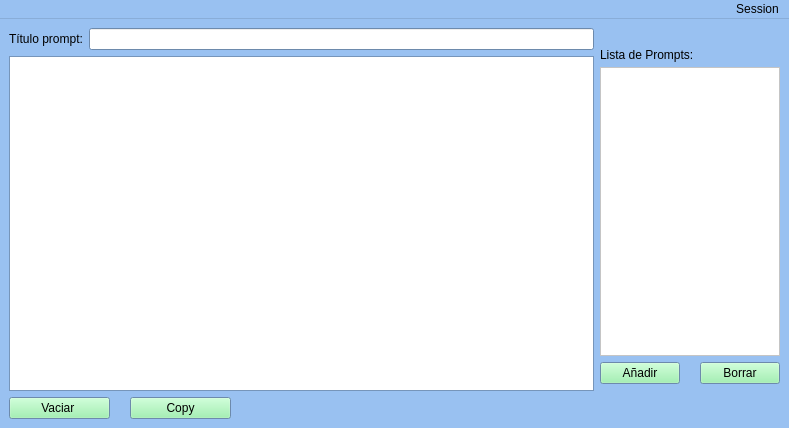
<?xml version="1.0" encoding="UTF-8"?>
<ui version="4.0">
 <class>vista_main</class>
 <widget class="QMainWindow" name="vista_main">
  <property name="geometry">
   <rect>
    <x>0</x>
    <y>0</y>
    <width>789</width>
    <height>428</height>
   </rect>
  </property>
  <property name="palette">
   <palette>
    <active>
     <colorrole role="Button">
      <brush brushstyle="SolidPattern">
       <color alpha="255">
        <red>143</red>
        <green>240</green>
        <blue>164</blue>
       </color>
      </brush>
     </colorrole>
     <colorrole role="Base">
      <brush brushstyle="SolidPattern">
       <color alpha="255">
        <red>255</red>
        <green>255</green>
        <blue>255</blue>
       </color>
      </brush>
     </colorrole>
     <colorrole role="Window">
      <brush brushstyle="SolidPattern">
       <color alpha="255">
        <red>153</red>
        <green>193</green>
        <blue>241</blue>
       </color>
      </brush>
     </colorrole>
    </active>
    <inactive>
     <colorrole role="Button">
      <brush brushstyle="SolidPattern">
       <color alpha="255">
        <red>143</red>
        <green>240</green>
        <blue>164</blue>
       </color>
      </brush>
     </colorrole>
     <colorrole role="Base">
      <brush brushstyle="SolidPattern">
       <color alpha="255">
        <red>255</red>
        <green>255</green>
        <blue>255</blue>
       </color>
      </brush>
     </colorrole>
     <colorrole role="Window">
      <brush brushstyle="SolidPattern">
       <color alpha="255">
        <red>153</red>
        <green>193</green>
        <blue>241</blue>
       </color>
      </brush>
     </colorrole>
    </inactive>
    <disabled>
     <colorrole role="Button">
      <brush brushstyle="SolidPattern">
       <color alpha="255">
        <red>143</red>
        <green>240</green>
        <blue>164</blue>
       </color>
      </brush>
     </colorrole>
     <colorrole role="Base">
      <brush brushstyle="SolidPattern">
       <color alpha="255">
        <red>153</red>
        <green>193</green>
        <blue>241</blue>
       </color>
      </brush>
     </colorrole>
     <colorrole role="Window">
      <brush brushstyle="SolidPattern">
       <color alpha="255">
        <red>153</red>
        <green>193</green>
        <blue>241</blue>
       </color>
      </brush>
     </colorrole>
    </disabled>
   </palette>
  </property>
  <property name="windowTitle">
   <string>App Prompt</string>
  </property>
  <widget class="QWidget" name="centralwidget">
   <layout class="QHBoxLayout" name="horizontalLayout_13">
    <item>
     <layout class="QVBoxLayout" name="verticalLayout_9">
      <property name="spacing">
       <number>6</number>
      </property>
      <item>
       <layout class="QVBoxLayout" name="verticalLayout_10">
        <item>
         <layout class="QHBoxLayout" name="horizontalLayout_9">
          <item>
           <widget class="QLabel" name="label_titulo_prompt_3">
            <property name="text">
             <string>Título prompt:</string>
            </property>
           </widget>
          </item>
          <item>
           <widget class="QLineEdit" name="entrada_titulo_prompt_3"/>
          </item>
         </layout>
        </item>
        <item>
         <widget class="QTextEdit" name="cuadro_text_prompt"/>
        </item>
       </layout>
      </item>
      <item>
       <layout class="QHBoxLayout" name="horizontalLayout_10">
        <item>
         <layout class="QHBoxLayout" name="horizontalLayout_11">
          <property name="spacing">
           <number>20</number>
          </property>
          <item>
           <widget class="QPushButton" name="VaciarButton">
            <property name="text">
             <string>Vaciar </string>
            </property>
           </widget>
          </item>
          <item>
           <widget class="QPushButton" name="CopyButton">
            <property name="text">
             <string>Copy</string>
            </property>
           </widget>
          </item>
          <item>
           <widget class="QLabel" name="label_error_visual_main">
            <property name="palette">
             <palette>
              <active>
               <colorrole role="WindowText">
                <brush brushstyle="SolidPattern">
                 <color alpha="255">
                  <red>224</red>
                  <green>27</green>
                  <blue>36</blue>
                 </color>
                </brush>
               </colorrole>
              </active>
              <inactive>
               <colorrole role="WindowText">
                <brush brushstyle="SolidPattern">
                 <color alpha="255">
                  <red>224</red>
                  <green>27</green>
                  <blue>36</blue>
                 </color>
                </brush>
               </colorrole>
              </inactive>
              <disabled>
               <colorrole role="WindowText">
                <brush brushstyle="SolidPattern">
                 <color alpha="255">
                  <red>190</red>
                  <green>190</green>
                  <blue>190</blue>
                 </color>
                </brush>
               </colorrole>
              </disabled>
             </palette>
            </property>
            <property name="text">
             <string/>
            </property>
           </widget>
          </item>
          <item>
           <widget class="QLabel" name="label_10">
            <property name="text">
             <string/>
            </property>
           </widget>
          </item>
          <item>
           <widget class="QLabel" name="label_11">
            <property name="text">
             <string/>
            </property>
           </widget>
          </item>
         </layout>
        </item>
       </layout>
      </item>
     </layout>
    </item>
    <item>
     <layout class="QVBoxLayout" name="verticalLayout_11" stretch="0,0,0">
      <property name="spacing">
       <number>5</number>
      </property>
      <property name="topMargin">
       <number>1</number>
      </property>
      <property name="bottomMargin">
       <number>17</number>
      </property>
      <item>
       <widget class="QLabel" name="label_12">
        <property name="text">
         <string/>
        </property>
       </widget>
      </item>
      <item>
       <widget class="QLabel" name="label_cuadro_titulo">
        <property name="text">
         <string>Lista de Prompts:</string>
        </property>
       </widget>
      </item>
      <item>
       <layout class="QVBoxLayout" name="verticalLayout_12">
        <property name="spacing">
         <number>6</number>
        </property>
        <property name="bottomMargin">
         <number>18</number>
        </property>
        <item>
         <widget class="QScrollArea" name="ScrollArea">
          <property name="sizePolicy">
           <sizepolicy hsizetype="Minimum" vsizetype="Expanding">
            <horstretch>4</horstretch>
            <verstretch>0</verstretch>
           </sizepolicy>
          </property>
          <property name="maximumSize">
           <size>
            <width>16777215</width>
            <height>16777215</height>
           </size>
          </property>
          <property name="sizeIncrement">
           <size>
            <width>4</width>
            <height>0</height>
           </size>
          </property>
          <property name="baseSize">
           <size>
            <width>4</width>
            <height>0</height>
           </size>
          </property>
          <property name="palette">
           <palette>
            <active>
             <colorrole role="Base">
              <brush brushstyle="SolidPattern">
               <color alpha="255">
                <red>255</red>
                <green>255</green>
                <blue>255</blue>
               </color>
              </brush>
             </colorrole>
             <colorrole role="Window">
              <brush brushstyle="SolidPattern">
               <color alpha="255">
                <red>255</red>
                <green>255</green>
                <blue>255</blue>
               </color>
              </brush>
             </colorrole>
            </active>
            <inactive>
             <colorrole role="Base">
              <brush brushstyle="SolidPattern">
               <color alpha="255">
                <red>255</red>
                <green>255</green>
                <blue>255</blue>
               </color>
              </brush>
             </colorrole>
             <colorrole role="Window">
              <brush brushstyle="SolidPattern">
               <color alpha="255">
                <red>255</red>
                <green>255</green>
                <blue>255</blue>
               </color>
              </brush>
             </colorrole>
            </inactive>
            <disabled>
             <colorrole role="Base">
              <brush brushstyle="SolidPattern">
               <color alpha="255">
                <red>255</red>
                <green>255</green>
                <blue>255</blue>
               </color>
              </brush>
             </colorrole>
             <colorrole role="Window">
              <brush brushstyle="SolidPattern">
               <color alpha="255">
                <red>255</red>
                <green>255</green>
                <blue>255</blue>
               </color>
              </brush>
             </colorrole>
            </disabled>
           </palette>
          </property>
          <property name="contextMenuPolicy">
           <enum>Qt::CustomContextMenu</enum>
          </property>
          <property name="widgetResizable">
           <bool>true</bool>
          </property>
          <widget class="QWidget" name="scrollAreaWidgetContents_3">
           <property name="geometry">
            <rect>
             <x>0</x>
             <y>0</y>
             <width>180</width>
             <height>272</height>
            </rect>
           </property>
          </widget>
         </widget>
        </item>
        <item>
         <layout class="QHBoxLayout" name="horizontalLayout_12" stretch="0,0">
          <property name="spacing">
           <number>20</number>
          </property>
          <property name="sizeConstraint">
           <enum>QLayout::SetMaximumSize</enum>
          </property>
          <item>
           <widget class="QPushButton" name="AnadirButton">
            <property name="text">
             <string>Añadir</string>
            </property>
           </widget>
          </item>
          <item>
           <widget class="QPushButton" name="BorrarButton">
            <property name="text">
             <string>Borrar</string>
            </property>
           </widget>
          </item>
         </layout>
        </item>
       </layout>
      </item>
     </layout>
    </item>
   </layout>
  </widget>
  <widget class="QMenuBar" name="menuBar">
   <property name="geometry">
    <rect>
     <x>0</x>
     <y>0</y>
     <width>789</width>
     <height>22</height>
    </rect>
   </property>
   <property name="sizePolicy">
    <sizepolicy hsizetype="MinimumExpanding" vsizetype="Minimum">
     <horstretch>0</horstretch>
     <verstretch>0</verstretch>
    </sizepolicy>
   </property>
   <property name="layoutDirection">
    <enum>Qt::RightToLeft</enum>
   </property>
   <widget class="QMenu" name="menuhola">
    <property name="title">
     <string>Session</string>
    </property>
    <addaction name="actionLog_out_2"/>
   </widget>
   <addaction name="menuhola"/>
  </widget>
  <action name="actionLog_out">
   <property name="text">
    <string>Log out</string>
   </property>
  </action>
  <action name="action">
   <property name="text">
    <string/>
   </property>
  </action>
  <action name="actionsession">
   <property name="text">
    <string>session</string>
   </property>
  </action>
  <action name="actionLog_out_2">
   <property name="text">
    <string>Log out</string>
   </property>
  </action>
 </widget>
 <resources/>
 <connections/>
</ui>
